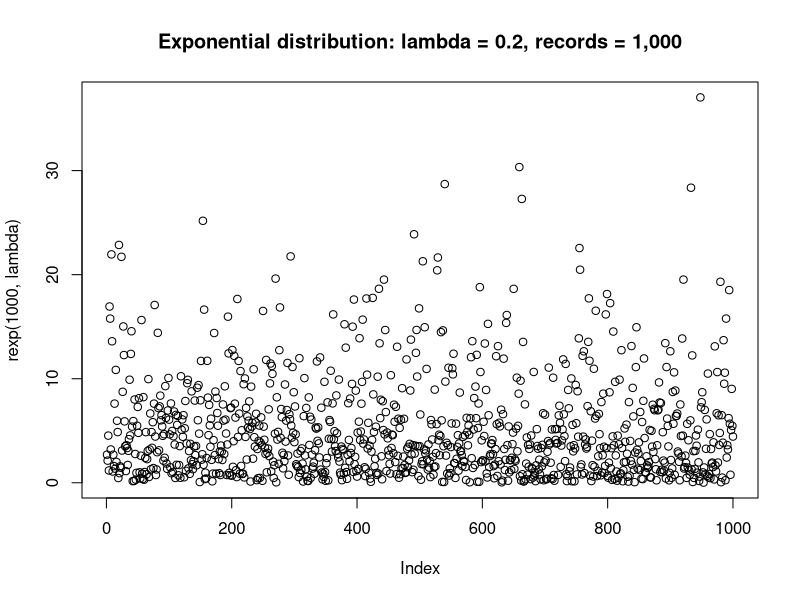
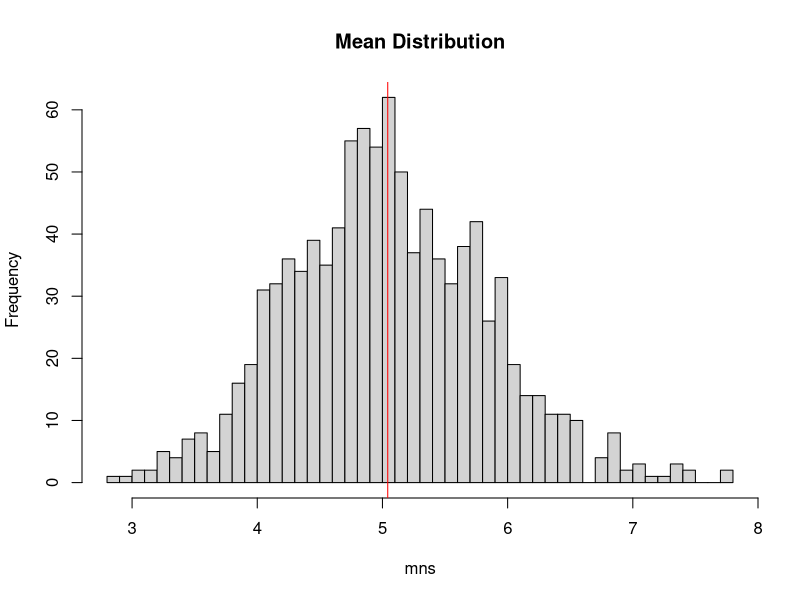
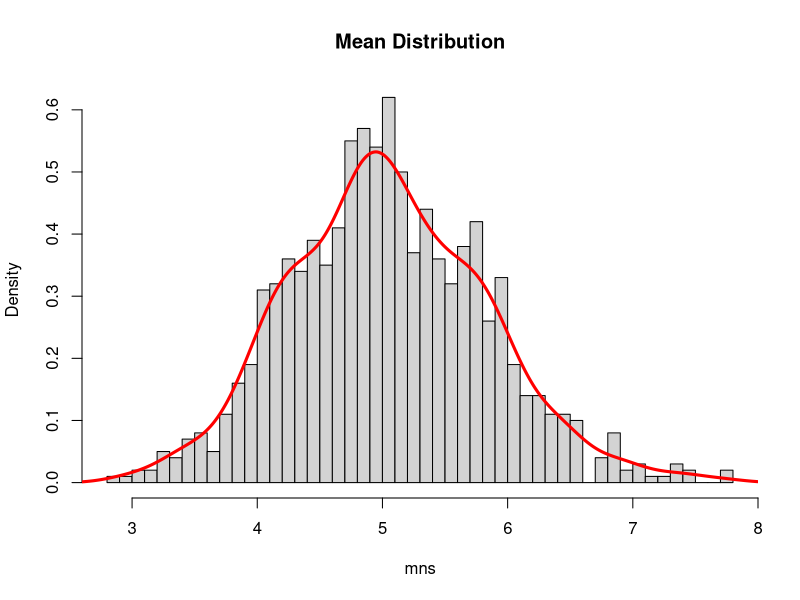

Write the R code that produced these figures, in order.
## ---- chunk 1
set.seed(2019)

lambda <- 0.2
#n = 40 exponentials.
n <- 40
#Simu??s = 1000
runs <- 1000
## ---- chunk 2
plot(rexp(1000,lambda),
     main="Exponential distribution: lambda = 0.2, records = 1,000")
## ---- chunk 3
mns <- NULL
for (i in 1 : runs) mns <- c(mns, mean(rexp(n,lambda)))
#mean of exponential distribution is 1/lambda
1/lambda
mean(mns)
## ---- chunk 4
hist(mns, main="Mean Distribution", breaks=50)
abline(v=mean(mns),col="red")
## ---- chunk 5
(1/lambda)/sqrt(n)
sd(mns)
## ---- chunk 6
((1/lambda)/sqrt(n))^2
sd(mns)^2
## ---- chunk 7
hist(mns, prob=TRUE, main="Mean Distribution", breaks=50)
lines(density(mns), lwd=3, col="red")
